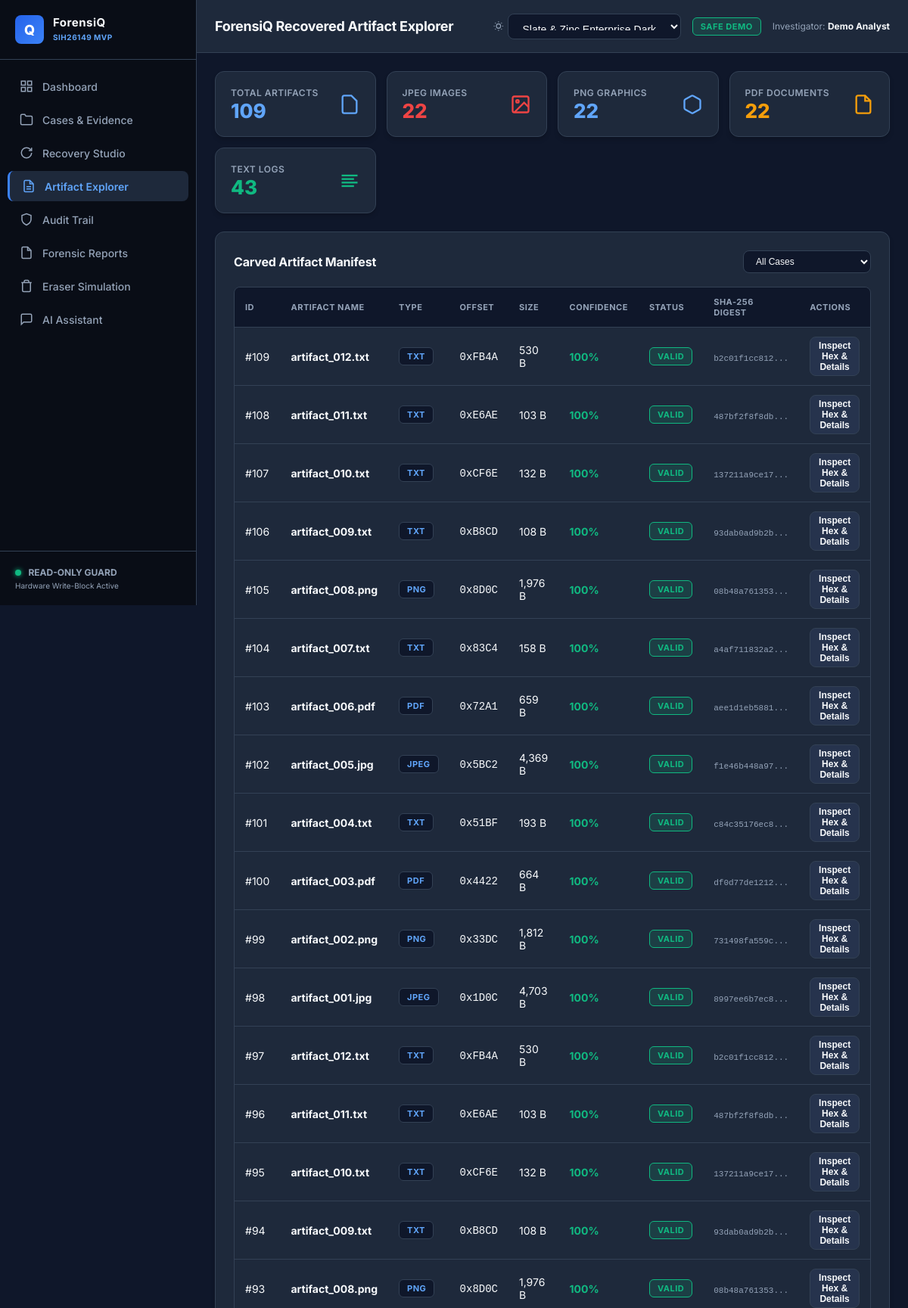
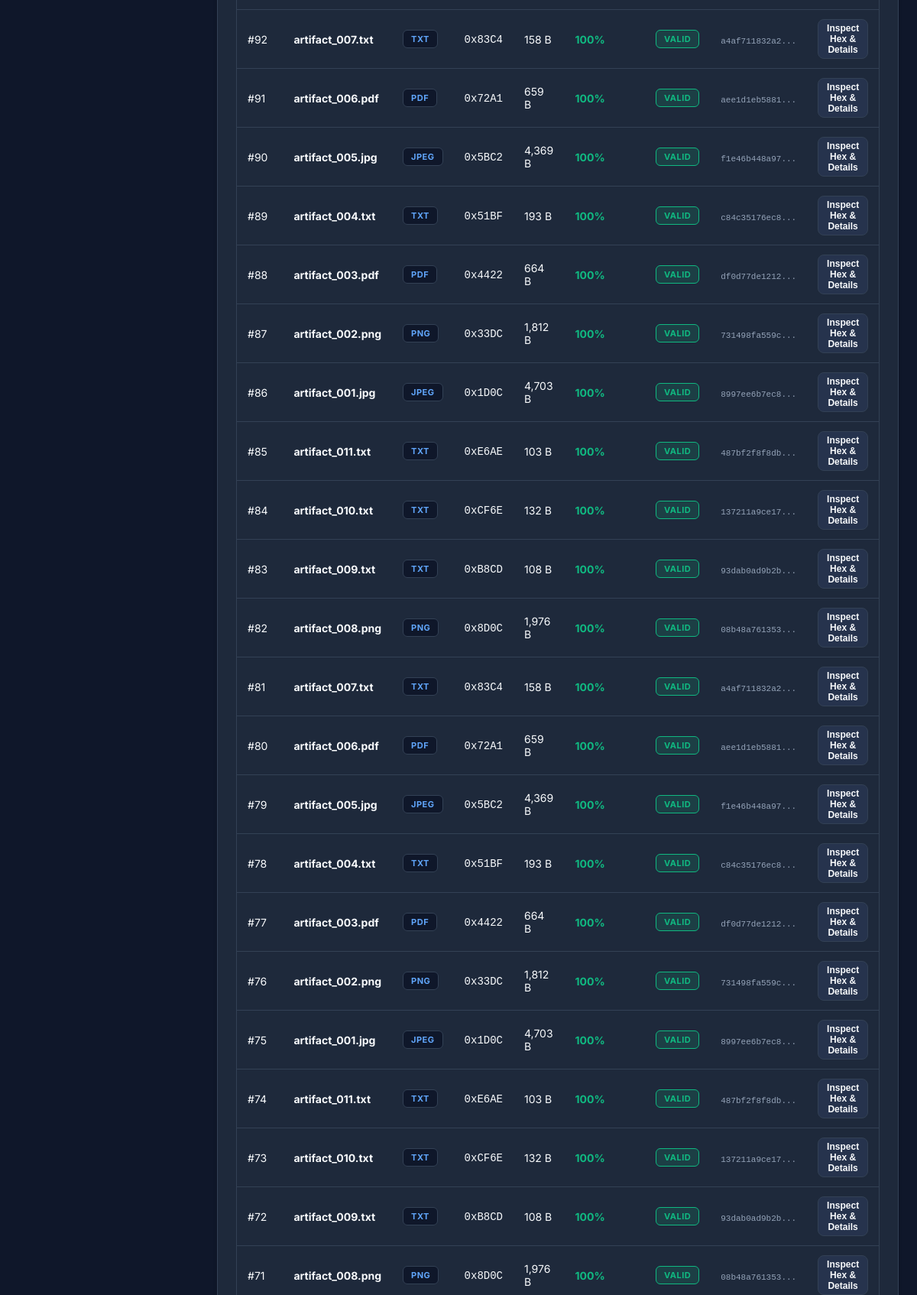
The page /artifacts (upper part) on the database its author committed (2 pictures, top to bottom).
### tables this page shows
CREATE TABLE artifacts (
            id INTEGER PRIMARY KEY AUTOINCREMENT,
            case_id TEXT NOT NULL,
            evidence_id INTEGER NOT NULL,
            filename TEXT NOT NULL,
            file_path TEXT NOT NULL,
            file_type TEXT NOT NULL,
            offset INTEGER NOT NULL,
            size INTEGER NOT NULL,
            confidence INTEGER NOT NULL,
            validation_status TEXT NOT NULL,
            validation_details TEXT,
            sha256 TEXT NOT NULL,
            recovered_at TIMESTAMP DEFAULT CURRENT_TIMESTAMP,
            FOREIGN KEY(case_id) REFERENCES cases(case_id) ON DELETE CASCADE,
            FOREIGN KEY(evidence_id) REFERENCES evidence(id) ON DELETE CASCADE
        );

### app.py (the view)
@app.route("/artifacts")
def artifacts_view():
    case_id = request.args.get("case_id")
    conn = get_db_connection()
    cursor = conn.cursor()
    cursor.execute("SELECT * FROM cases ORDER BY id DESC")
    cases = [dict(r) for r in cursor.fetchall()]
    if case_id:
        cursor.execute(
            "SELECT * FROM artifacts WHERE case_id = ? ORDER BY offset ASC", (case_id,)
        )
    else:
        cursor.execute("SELECT * FROM artifacts ORDER BY id DESC")
    artifacts = [dict(r) for r in cursor.fetchall()]
    conn.close()
    classification = classify_artifacts(artifacts)
    return render_template(
        "artifacts.html",
        active_page="artifacts",
        cases=cases,
        selected_case_id=case_id,
        artifacts=artifacts,
        total_count=classification["total"],
        counts=classification["by_type"],
    )

### database.py (called while the page is built)
def get_db_connection():
    os.makedirs(os.path.dirname(DB_PATH), exist_ok=True)
    conn = sqlite3.connect(DB_PATH, timeout=30.0)
    conn.row_factory = sqlite3.Row
    conn.execute("PRAGMA journal_mode = WAL;")
    return conn

### forensic/classifier.py (called while the page is built)
def classify_artifacts(artifacts_list):
    summary = {
        'total': len(artifacts_list),
        'by_type': {},
        'high_confidence_count': 0,
        'medium_confidence_count': 0,
        'low_confidence_count': 0
    }
    for art in artifacts_list:
        ftype = art.get('file_type', 'UNKNOWN')
        summary['by_type'][ftype] = summary['by_type'].get(ftype, 0) + 1
        conf = art.get('confidence', 0)
        if conf >= 75:
            summary['high_confidence_count'] += 1
        elif conf >= 50:
            summary['medium_confidence_count'] += 1
        else:
            summary['low_confidence_count'] += 1
    return summary

### templates/artifacts.html (shortened to what this page needs)
{% extends 'base.html' %}
{% block page_title %}ForensiQ Recovered Artifact Explorer{% endblock %}
{% block content %}
<div class="stats-grid">
    <div class="stat-card">
        <div>
            <div class="stat-label">Total Artifacts</div>
            <div class="stat-val">{{ total_count }}</div>
        </div>
        <svg width="28" height="28" fill="none" stroke="var(--text-highlight)" stroke-width="2" viewBox="0 0 24 24"><path d="M14 2H6a2 2 0 0 0-2 2v16a2 2 0 0 0 2 2h12a2 2 0 0 0 2-2V8z"></path></svg>
    </div>
    <div class="stat-card">
        <div>
            <div class="stat-label">JPEG Images</div>
            <div class="stat-val" style="color: var(--accent-rose);">{{ counts.get('JPEG', 0) }}</div>
        </div>
        <svg width="28" height="28" fill="none" stroke="var(--accent-rose)" stroke-width="2" viewBox="0 0 24 24"><rect x="3" y="3" width="18" height="18" rx="2" ry="2"></rect><circle cx="8.5" cy="8.5" r="1.5"></circle><polyline points="21 15 16 10 5 21"></polyline></svg>
    </div>
    <div class="stat-card">
        <div>
            <div class="stat-label">PNG Graphics</div>
            <div class="stat-val" style="color: var(--accent-blue);">{{ counts.get('PNG', 0) }}</div>
        </div>
        <svg width="28" height="28" fill="none" stroke="var(--accent-blue)" stroke-width="2" viewBox="0 0 24 24"><path d="M21 16V8a2 2 0 0 0-1-1.73l-7-4a2 2 0 0 0-2 0l-7 4A2 2 0 0 0 3 8v8a2 2 0 0 0 1 1.73l7 4a2 2 0 0 0 2 0l7-4A2 2 0 0 0 21 16z"></path></svg>
    </div>
    <div class="stat-card">
        <div>
            <div class="stat-label">PDF Documents</div>
            <div class="stat-val" style="color: var(--accent-amber);">{{ counts.get('PDF', 0) }}</div>
        </div>
        <svg width="28" height="28" fill="none" stroke="var(--accent-amber)" stroke-width="2" viewBox="0 0 24 24"><path d="M14 2H6a2 2 0 0 0-2 2v16a2 2 0 0 0 2 2h12a2 2 0 0 0 2-2V8z"></path><polyline points="14 2 14 8 20 8"></polyline></svg>
    </div>
    <div class="stat-card">
        <div>
            <div class="stat-label">Text Logs</div>
            <div class="stat-val" style="color: var(--accent-emerald);">{{ counts.get('TXT', 0) }}</div>
        </div>
        <svg width="28" height="28" fill="none" stroke="var(--accent-emerald)" stroke-width="2" viewBox="0 0 24 24"><line x1="17" y1="10" x2="3" y2="10"></line><line x1="21" y1="6" x2="3" y2="6"></line><line x1="21" y1="14" x2="3" y2="14"></line><line x1="17" y1="18" x2="3" y2="18"></line></svg>
    </div>
</div>
<div class="card">
    <div class="card-title">
        <span>Carved Artifact Manifest</span>
        <div style="display: flex; gap: 8px;">
            <select id="caseFilter" class="form-control" style="width: auto; padding: 6px 12px; font-size: 12px;" onchange="location.href='{{ url_for('artifacts_view') }}?case_id=' + this.value">
                <option value="">All Cases</option>
            </select>
        </div>
    </div>
    <div class="table-responsive">
        <table class="data-table">
            <thead>
                <tr>
                    <th>ID</th>
                    <th>Artifact Name</th>
                    <th>Type</th>
                    <th>Offset</th>
                    <th>Size</th>
                    <th>Confidence</th>
                    <th>Status</th>
                    <th>SHA-256 Digest</th>
                    <th>Actions</th>
                </tr>
            </thead>
            <tbody>
                {% for art in artifacts %}
                <tr>
                    <td>#{{ art.id }}</td>
                    <td><strong>{{ art.filename }}</strong></td>
                    <td><span class="badge" style="background: var(--bg-input); color: var(--text-highlight); border: 1px solid var(--border-color);">{{ art.file_type }}</span></td>
                    <td><code>0x{{ "%X"|format(art.offset) }}</code></td>
                    <td>{{ "{:,}".format(art.size) }} B</td>
                    <td><strong style="color: {% if art.confidence >= 75 %}var(--accent-emerald){% else %}var(--accent-amber){% endif %};">{{ art.confidence }}%</strong></td>
                    <td><span class="badge badge-{% if art.confidence >= 75 %}valid{% else %}corrupt{% endif %}">{{ art.validation_status }}</span></td>
                    <td><code style="font-size: 11px; color: var(--text-muted);">{{ art.sha256[:12] }}...</code></td>
                    <td>
                        <button onclick="openArtifactModal({{ art.id }})" class="btn btn-secondary" style="padding: 4px 10px; font-size: 12px;">
                            Inspect Hex & Details
                        </button>
                    </td>
                </tr>
                {% else %}
                <tr>
                    <td colspan="9" style="text-align: center; color: var(--text-muted); padding: 30px;">
                        No carved artifacts found. Run analysis in Recovery Studio!
                    </td>
                </tr>
                {% endfor %}
            </tbody>
        </table>
    </div>
</div>
{% endblock %}

### static/css/style.css (style rules this page uses)
:root { --bg-dark: #0f172a; --bg-sidebar: #090d16; --bg-card: #1e293b; --bg-card-hover: #26334d; --bg-input: #0f172a; --border-color: #334155; --border-hover: #475569; --accent-primary: #3b82f6; --accent-primary-hover: #2563eb; --accent-gradient: linear-gradient(135deg, #2563eb 0%, #3b82f6 100%); --accent-cyan: #38bdf8; --accent-blue: #60a5fa; --accent-emerald: #10b981; --accent-amber: #f59e0b; --accent-rose: #ef4444; --text-main: #f8fafc; --text-muted: #94a3b8; --text-highlight: #60a5fa; --btn-primary-text: #ffffff; --sidebar-width: 260px; --card-shadow: 0 4px 6px -1px rgba(0, 0, 0, 0.2), 0 2px 4px -2px rgba(0, 0, 0, 0.1); --glow-effect: none; }
[data-theme="slate-zinc"] { --bg-dark: #0f172a; --bg-sidebar: #090d16; --bg-card: #1e293b; --bg-card-hover: #26334d; --bg-input: #0f172a; --border-color: #334155; --border-hover: #475569; --accent-primary: #3b82f6; --accent-primary-hover: #2563eb; --accent-gradient: linear-gradient(135deg, #2563eb 0%, #3b82f6 100%); --accent-cyan: #38bdf8; --accent-blue: #60a5fa; --accent-emerald: #10b981; --accent-amber: #f59e0b; --accent-rose: #ef4444; --text-main: #f8fafc; --text-muted: #94a3b8; --text-highlight: #60a5fa; --btn-primary-text: #ffffff; --card-shadow: 0 4px 6px -1px rgba(0, 0, 0, 0.2); --glow-effect: none; }
* { box-sizing: border-box; margin: 0; padding: 0; }
html, body { width: 100%; max-width: 100%; overflow-x: hidden; }
body { font-family: 'Inter', system-ui, -apple-system, BlinkMacSystemFont, 'Segoe UI', Roboto, sans-serif; background-color: var(--bg-dark); color: var(--text-main); display: flex; min-height: 100vh; transition: background-color 0.25s ease, color 0.25s ease; -webkit-text-size-adjust: 100%; }
.stats-grid { display: grid; grid-template-columns: repeat(auto-fit, minmax(200px, 1fr)); gap: 16px; margin-bottom: 24px; }
.stat-card { background-color: var(--bg-card); border: 1px solid var(--border-color); border-radius: 12px; padding: 20px; display: flex; align-items: center; justify-content: space-between; box-shadow: var(--card-shadow); transition: transform 0.2s ease, border-color 0.2s ease, background-color 0.25s ease; }
.stat-val { font-size: 26px; font-weight: 800; color: var(--text-highlight); margin-top: 4px; line-height: 1; }
.stat-label { font-size: 12px; color: var(--text-muted); text-transform: uppercase; letter-spacing: 0.5px; font-weight: 600; }
.card { background-color: var(--bg-card); border: 1px solid var(--border-color); border-radius: 12px; padding: 24px; margin-bottom: 24px; box-shadow: var(--card-shadow); transition: background-color 0.25s ease, border-color 0.25s ease; width: 100%; box-sizing: border-box; }
.card-title { font-size: 16px; font-weight: 700; margin-bottom: 18px; color: var(--text-main); display: flex; align-items: center; justify-content: space-between; letter-spacing: -0.2px; flex-wrap: wrap; gap: 10px; }
.form-control { width: 100%; padding: 11px 14px; background-color: var(--bg-input); border: 1px solid var(--border-color); border-radius: 8px; color: var(--text-main); font-size: 14px; outline: none; transition: border-color 0.2s ease, box-shadow 0.2s ease; box-sizing: border-box; }
.btn { display: inline-flex; align-items: center; gap: 8px; padding: 11px 20px; font-size: 14px; font-weight: 600; border-radius: 8px; border: 1px solid transparent; cursor: pointer; transition: all 0.2s ease; text-decoration: none; min-height: 40px; }
.btn-secondary { background-color: var(--bg-card-hover); color: var(--text-main); border: 1px solid var(--border-color); }
.table-responsive { width: 100%; overflow-x: auto; -webkit-overflow-scrolling: touch; border-radius: 8px; border: 1px solid var(--border-color); }
table.data-table { width: 100%; min-width: 600px; border-collapse: collapse; font-size: 14px; }
table.data-table th, table.data-table td { padding: 12px 14px; text-align: left; border-bottom: 1px solid var(--border-color); }
table.data-table th { background-color: var(--bg-input); color: var(--text-muted); font-size: 11px; text-transform: uppercase; letter-spacing: 0.5px; font-weight: 700; }
.badge { padding: 4px 10px; border-radius: 6px; font-size: 11px; font-weight: 700; text-transform: uppercase; letter-spacing: 0.5px; display: inline-block; }
.badge-valid { background-color: rgba(16, 185, 129, 0.15); color: var(--accent-emerald); border: 1px solid var(--accent-emerald); }
@media (max-width: 1200px) { .stats-grid { grid-template-columns: repeat(auto-fit, minmax(180px, 1fr)); gap: 14px; } }

### rows shown on the page
artifacts: id "109", filename "artifact_012.txt", file_type "TXT", offset "FB4A", size "530", confidence "100", validation_status "VALID", sha256 "b2c01f1cc812"
artifacts: id "108", filename "artifact_011.txt", file_type "TXT", offset "E6AE", size "103", confidence "100", validation_status "VALID", sha256 "487bf2f8f8db"
artifacts: id "107", filename "artifact_010.txt", file_type "TXT", offset "CF6E", size "132", confidence "100", validation_status "VALID", sha256 "137211a9ce17"
artifacts: id "106", filename "artifact_009.txt", file_type "TXT", offset "B8CD", size "108", confidence "100", validation_status "VALID", sha256 "93dab0ad9b2b"
artifacts: id "105", filename "artifact_008.png", file_type "PNG", offset "8D0C", size "1,976", confidence "100", validation_status "VALID", sha256 "08b48a761353"
artifacts: id "104", filename "artifact_007.txt", file_type "TXT", offset "83C4", size "158", confidence "100", validation_status "VALID", sha256 "a4af711832a2"
artifacts: id "103", filename "artifact_006.pdf", file_type "PDF", offset "72A1", size "659", confidence "100", validation_status "VALID", sha256 "aee1d1eb5881"
artifacts: id "102", filename "artifact_005.jpg", file_type "JPEG", offset "5BC2", size "4,369", confidence "100", validation_status "VALID", sha256 "f1e46b448a97"
artifacts: id "101", filename "artifact_004.txt", file_type "TXT", offset "51BF", size "193", confidence "100", validation_status "VALID", sha256 "c84c35176ec8"
artifacts: id "100", filename "artifact_003.pdf", file_type "PDF", offset "4422", size "664", confidence "100", validation_status "VALID", sha256 "df0d77de1212"
artifacts: id "99", filename "artifact_002.png", file_type "PNG", offset "33DC", size "1,812", confidence "100", validation_status "VALID", sha256 "731498fa559c"
artifacts: id "98", filename "artifact_001.jpg", file_type "JPEG", offset "1D0C", size "4,703", confidence "100", validation_status "VALID", sha256 "8997ee6b7ec8"
artifacts: id "97", filename "artifact_012.txt", file_type "TXT", offset "FB4A", size "530", confidence "100", validation_status "VALID", sha256 "b2c01f1cc812"
artifacts: id "96", filename "artifact_011.txt", file_type "TXT", offset "E6AE", size "103", confidence "100", validation_status "VALID", sha256 "487bf2f8f8db"
artifacts: id "95", filename "artifact_010.txt", file_type "TXT", offset "CF6E", size "132", confidence "100", validation_status "VALID", sha256 "137211a9ce17"
artifacts: id "94", filename "artifact_009.txt", file_type "TXT", offset "B8CD", size "108", confidence "100", validation_status "VALID", sha256 "93dab0ad9b2b"
artifacts: id "93", filename "artifact_008.png", file_type "PNG", offset "8D0C", size "1,976", confidence "100", validation_status "VALID", sha256 "08b48a761353"
artifacts: id "92", filename "artifact_007.txt", file_type "TXT", offset "83C4", size "158", confidence "100", validation_status "VALID", sha256 "a4af711832a2"
artifacts: id "91", filename "artifact_006.pdf", file_type "PDF", offset "72A1", size "659", confidence "100", validation_status "VALID", sha256 "aee1d1eb5881"
artifacts: id "90", filename "artifact_005.jpg", file_type "JPEG", offset "5BC2", size "4,369", confidence "100", validation_status "VALID", sha256 "f1e46b448a97"
artifacts: id "89", filename "artifact_004.txt", file_type "TXT", offset "51BF", size "193", confidence "100", validation_status "VALID", sha256 "c84c35176ec8"
artifacts: id "88", filename "artifact_003.pdf", file_type "PDF", offset "4422", size "664", confidence "100", validation_status "VALID", sha256 "df0d77de1212"
artifacts: id "87", filename "artifact_002.png", file_type "PNG", offset "33DC", size "1,812", confidence "100", validation_status "VALID", sha256 "731498fa559c"
artifacts: id "86", filename "artifact_001.jpg", file_type "JPEG", offset "1D0C", size "4,703", confidence "100", validation_status "VALID", sha256 "8997ee6b7ec8"
artifacts: id "85", filename "artifact_011.txt", file_type "TXT", offset "E6AE", size "103", confidence "100", validation_status "VALID", sha256 "487bf2f8f8db"
artifacts: id "84", filename "artifact_010.txt", file_type "TXT", offset "CF6E", size "132", confidence "100", validation_status "VALID", sha256 "137211a9ce17"
artifacts: id "83", filename "artifact_009.txt", file_type "TXT", offset "B8CD", size "108", confidence "100", validation_status "VALID", sha256 "93dab0ad9b2b"
artifacts: id "82", filename "artifact_008.png", file_type "PNG", offset "8D0C", size "1,976", confidence "100", validation_status "VALID", sha256 "08b48a761353"
artifacts: id "81", filename "artifact_007.txt", file_type "TXT", offset "83C4", size "158", confidence "100", validation_status "VALID", sha256 "a4af711832a2"
artifacts: id "80", filename "artifact_006.pdf", file_type "PDF", offset "72A1", size "659", confidence "100", validation_status "VALID", sha256 "aee1d1eb5881"
artifacts: id "79", filename "artifact_005.jpg", file_type "JPEG", offset "5BC2", size "4,369", confidence "100", validation_status "VALID", sha256 "f1e46b448a97"
artifacts: id "78", filename "artifact_004.txt", file_type "TXT", offset "51BF", size "193", confidence "100", validation_status "VALID", sha256 "c84c35176ec8"
artifacts: id "77", filename "artifact_003.pdf", file_type "PDF", offset "4422", size "664", confidence "100", validation_status "VALID", sha256 "df0d77de1212"
artifacts: id "76", filename "artifact_002.png", file_type "PNG", offset "33DC", size "1,812", confidence "100", validation_status "VALID", sha256 "731498fa559c"
artifacts: id "75", filename "artifact_001.jpg", file_type "JPEG", offset "1D0C", size "4,703", confidence "100", validation_status "VALID", sha256 "8997ee6b7ec8"
artifacts: id "74", filename "artifact_011.txt", file_type "TXT", offset "E6AE", size "103", confidence "100", validation_status "VALID", sha256 "487bf2f8f8db"
artifacts: id "73", filename "artifact_010.txt", file_type "TXT", offset "CF6E", size "132", confidence "100", validation_status "VALID", sha256 "137211a9ce17"
artifacts: id "72", filename "artifact_009.txt", file_type "TXT", offset "B8CD", size "108", confidence "100", validation_status "VALID", sha256 "93dab0ad9b2b"
artifacts: id "71", filename "artifact_008.png", file_type "PNG", offset "8D0C", size "1,976", confidence "100", validation_status "VALID", sha256 "08b48a761353"

### other values the page prints
{{ total_count }} "109"
{{ counts.get('JPEG', 0) }} "22"
{{ counts.get('PNG', 0) }} "22"
{{ counts.get('PDF', 0) }} "22"
{{ counts.get('TXT', 0) }} "43"
